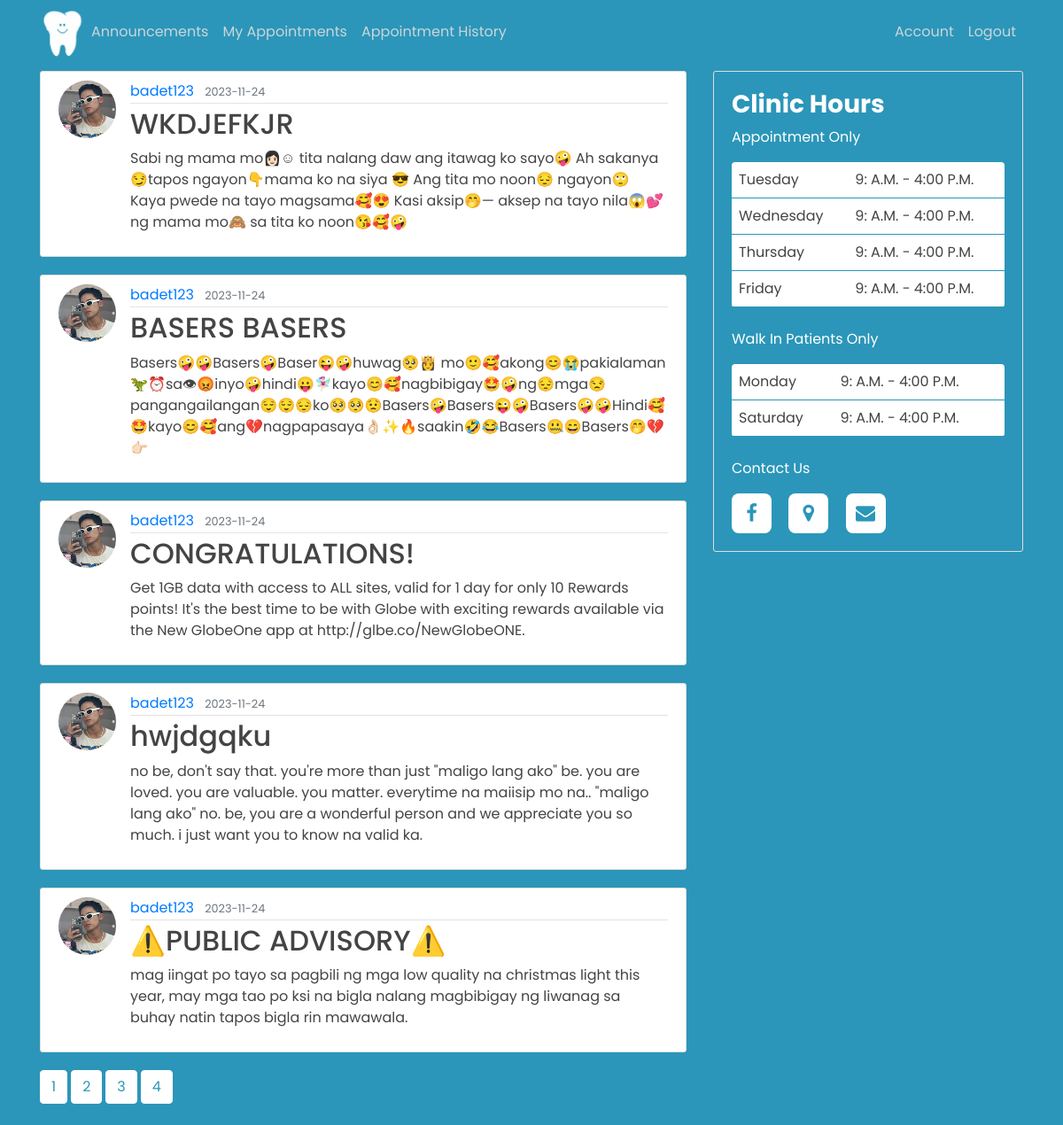
Screenshot of /announcement (signed in) with the database file from the repository.
### main/models.py (models this page shows, shortened)
class Post(db.Model):
    id = db.Column(db.Integer, primary_key=True)
    title = db.Column(db.String(100), nullable=False)
    date_posted = db.Column(db.DateTime, nullable=False, default=datetime.utcnow)
    content = db.Column(db.Text, nullable=False)
    user_id = db.Column(db.Integer, db.ForeignKey('user.id'), nullable=False)

class User(db.Model, UserMixin):
    id = db.Column(db.Integer, primary_key=True)
    FName = db.Column(db.String(30), nullable=False)
    MidName = db.Column(db.String(30), nullable=True)
    LName = db.Column(db.String(30), nullable=False)
    gender = db.Column(db.String(10), nullable=False)
    birthday = db.Column(db.String(8), nullable=False)
    age = db.Column(db.Integer, nullable=False)
    contact = db.Column(db.String(30), unique=True, nullable=False)
    address = db.Column(db.String(100), nullable=False)
    username = db.Column(db.String(20), unique=True, nullable=False)
    email = db.Column(db.String(120), unique=True, nullable=False)
    image_file = db.Column(db.String(20), nullable=False, default='default.jpg')
    password = db.Column(db.String(60), nullable=False)
    posts = db.relationship('Post', backref='author', lazy=True)

### main/routes.py (the view)
@app.route("/announcement")
@login_required
def announcement():
    if current_user.is_authenticated:
        page = request.args.get('page', 1, type=int)
        posts = Post.query.order_by(Post.date_posted.desc()).paginate(page=page, per_page=5)
        return render_template('announcement.html', title='Announcement', posts=posts)

### main/models.py (called while the page is built)
@login_manager.user_loader
def load_user(user_id):
    return User.query.get(int(user_id))

### main/templates/announcement.html (shortened to what this page needs)
<!DOCTYPE html>
<html>
  <head>
    <link rel="stylesheet" href="https://cdnjs.cloudflare.com/ajax/libs/font-awesome/4.7.0/css/font-awesome.min.css">
    <link rel="stylesheet" type="text/css" href="{{ url_for('static', filename='announcement.css') }}">
  </head>
  <body style="background-color: #2b96b9;">
    <div class="container">
      <div class="row">
        <div class="col-md-8">
          {% for post in posts.items %}
          <fieldset>
            <article class="media content-section">
              <img class="rounded-circle article-img" src="{{ url_for('static', filename = 'profile_pics/' + post.author.image_file) }}">
              <div class="media-body">
                <div class="article-metadata">
                  <a class="mr-2" href="#">{{ post.author.username }}</a>
                  <small class="text-muted">{{ post.date_posted.strftime('%Y-%m-%d') }}</small>
                </div>
                <h2><a class="article-title" href="{{ url_for('post', post_id=post.id) }}">{{ post.title }}</a></h2>
                <p class="article-content">{{ post.content }}</p>
              </div>
            </article>
          </fieldset>
          {% endfor %}
        </div>
        <div class="col-md-4">
          <div class="content-section">
            <h3>Clinic Hours</h3>
            <p>Appointment Only</p>
            <table>
              <tr>
                <td>Tuesday</td>
                <td>9: A.M. - 4:00 P.M.</td>
              </tr>
              <tr>
                <td>Wednesday</td>
                <td>9: A.M. - 4:00 P.M.</td>
              </tr>
              <tr>
                <td>Thursday</td>
                <td>9: A.M. - 4:00 P.M.</td>
              </tr>
              <tr>
                <td>Friday</td>
                <td>9: A.M. - 4:00 P.M.</td>
            </tr>
            </table>
            <br>
            <p>Walk In Patients Only</p>
            <table>
              <tr>
                <td>Monday</td>
                <td>9: A.M. - 4:00 P.M.</td>
              </tr>
              <tr>
                <td>Saturday</td>
                <td>9: A.M. - 4:00 P.M.</td>
              </tr>
            </table>
            <br>
            <p>Contact Us</p>
            <div class="contact-icons">
              <a href="https://www.facebook.com/smileplazaDC" target="_blank"><i class='fa fa-facebook-f' ></i></a>
              <a href="https://maps.app.goo.gl/792nLswoVTeMA8ZG7" target = "_blank"><i class='fa fa-map-marker' ></i></a>
              <a href="#contact" ><i class='fa fa-envelope'></i></a>
            </div>
          </div>
        </div>
      </div>
      <div class="pagination">
        {% for page_num in posts.iter_pages(left_edge=1, right_edge=1, left_current=1, right_current=2) %}
          {% if page_num %}
            {% if posts.page_num == page_num %}
              <a class="btn btn-info mb-4 mr-1" href="{{ url_for('announcement', page=page_num) }}">{{ page_num }}</a>
            {% else %}
              <a class="btn btn-outline-info mb-4 mr-1" href="{{ url_for('announcement', page=page_num) }}">{{ page_num }}</a>
            {% endif %}
          {% else %}
            ...
          {% endif %}
        {% endfor %}
      </div>
    </div>
    {% if current_user.is_authenticated %}
      {% if current_user.id == 3 %}
        {% extends "admin_nav.html" %}
      {% else %}
        {% extends "customer_nav.html" %}
      {% endif %}
    {% endif %}

### main/templates/customer_nav.html (shortened to what this page needs)
<!DOCTYPE html>
<html>
  <head>
      <link rel="stylesheet" href="https://maxcdn.bootstrapcdn.com/bootstrap/4.0.0/css/bootstrap.min.css">
      <link rel="stylesheet" type="text/css" href="{{ url_for('static', filename='main.css') }}">
  </head>
  <body>
    <header class="site-header">
        <nav class="navbar navbar-expand-md navbar-dark bg-steel fixed-top">
          <div class="container">
            <img src="{{ url_for('static', filename = 'images/toothlogo2.png') }}" class="logo" alt="logo">
            <div class="collapse navbar-collapse" id="navbarToggle">
                <div class="navbar-nav mr-auto">
                    <a class="nav-item nav-link" href="/announcement">Announcements</a>
                    <a class="nav-item nav-link" href="/appointment" >My Appointments</a>
                    <a class="nav-item nav-link" href="/" onclick="return false;">Appointment History</a>
                </div>
                <div class="navbar-nav">
                    <a class="nav-item nav-link" href="{{ url_for('account') }}">Account</a>
                    <a class="nav-item nav-link" href="{{ url_for('logout') }}">Logout</a>
                </div>
            </div>
          </div>
        </nav>
    </header>
  </body>
</html>

### main/static/announcement.css (style rules this page uses)
:root { --first-color: #2b96b9; --second-color: #000; --third-color: #b9f1ee; --fourth-color: #1ccae5; --main-color: #056892; --bg-color: #fff; --text-color: #000; --big-font: 5rem; --h2-font: 3rem; --p-font: 1.1rem; }
body { background-color: #2b96b9; margin-top: 5rem; }
h1, h2, h3, h4, h5, h6 { color: #444444; }
.bg-steel { background-color: #5f788a; }
.content-section { background: #ffffff; padding: 10px 20px; border: 1px solid #dddddd; border-radius: 3px; margin-bottom: 20px; }
.article-title { color: #444444; }
.article-content { color: #444444; white-space: pre-line; }
.article-img { height: 65px; width: 65px; margin-right: 16px; }
.article-metadata { padding-bottom: 1px; margin-bottom: 4px; border-bottom: 1px solid #e3e3e3 }
.container .row .col-md-4 .content-section h3 { font-weight: bold; }
.container .content-section h3 { color: #fff; }
div.content-section { background-color: #2b96b9; padding: 20px; color: #fff; }
.content-section .contact-icons i { height: 45px; width: 45px; background: var(--bg-color); color: var(--first-color); font-size: 22px; display: inline-flex; align-items: center; justify-content: center; border-radius: 8px; margin-right: 15px; transition: all .45s ease; }
.pagination a { background-color: #fff; border-color: #fff; color: #2b96b9; }
table { border-radius: 4px; border-collapse: collapse; width: 100%; background-color: #fff; }
td { border-bottom: 1px solid #2b96b9; padding: 8px; color: #444444; }

### main/static/main.css (style rules this page uses)
* { font-family: 'Poppins', 'Sans-serif'; }
:root { --first-color: #2b96b9; --second-color: #000; --third-color: #b9f1ee; --fourth-color: #1ccae5; --main-color: #056892; --bg-color: #fff; --text-color: #000; --big-font: 5rem; --h2-font: 3rem; --p-font: 1.1rem; }
body { background: #fafafa; color: var(--first-color); margin-top: 5rem; }
.content-section { padding-top: 10%; }
h1, h2, h3, h4, h5, h6 { color: var(--text-color); }
.bg-steel { background-color: #2b96b9; }
.site-header .navbar-nav .nav-link { color: #cbd5db; font-weight: normal; transition: font-weight 0.1s; }
.logo { width: 50px; height: auto; cursor: pointer; }
.content-section { background: #ffffff; padding: 10px 20px; border: 1px solid #dddddd; border-radius: 3px; margin-bottom: 20px; }
.article-title { color: #444444; }
.article-content { white-space: pre-line; }
.article-img { height: 65px; width: 65px; margin-right: 16px; }
.article-metadata { padding-bottom: 1px; margin-bottom: 4px; border-bottom: 1px solid #e3e3e3 }

### rows the page displays
Post: image_file (picture), author.username "badet123", date_posted "2023-11-24", title "WKDJEFKJR", content "Sabi ng mama mo👩🏻☺ tita nalang daw ang itawag ko sayo🤪 Ah sakanya 😏tapos ngayon👇mama ko na siya 😎 Ang tita mo noon😔 ngayon🙄 Kaya pwede na tayo magsama🥰😍 Kasi aksip🤭— aksep na tayo nila😱💕ng mama mo🙈 sa tita ko noon😘🥰🤪"
Post: image_file (picture), author.username "badet123", date_posted "2023-11-24", title "BASERS BASERS", content "Basers🤪🤪Basers🤪Baser😜🤪huwag🥺👸 mo🙂🥰akong😊😭pakialaman🦖⏰sa👁😡inyo🤪hindi😛🧚🏻‍♀️kayo😊🥰nagbibigay🤩🤪ng😔mga😒pangangailangan😌😌😔ko🥺🥺😟Basers🤪Basers😜🤪Basers🤪🤪Hindi🥰🤩kayo😊🥰ang💔nagpapasaya👌🏻✨🔥saakin🤣😂Basers🤐😄Basers🤭💔👉🏻"
Post: image_file (picture), author.username "badet123", date_posted "2023-11-24", title "CONGRATULATIONS!", content "Get 1GB data with access to ALL sites, valid for 1 day for only 10 Rewards points! It's the best time to be with Globe with exciting rewards available via the New GlobeOne app at http://glbe.co/NewGlobeONE."
Post: image_file (picture), author.username "badet123", date_posted "2023-11-24", title "hwjdgqku", content "no be, don't say that. you're more than just \"maligo lang ako\" be. you are loved. you are valuable. you matter. everytime na maiisip mo na.. \"maligo lang ako\" no. be, you are a wonderful person and we appreciate you so much. i just want you to know na valid ka."
Post: image_file (picture), author.username "badet123", date_posted "2023-11-24", title "⚠️PUBLIC ADVISORY⚠️", content "mag iingat po tayo sa pagbili ng mga low quality na christmas light this year, may mga tao po ksi na bigla nalang magbibigay ng liwanag sa buhay natin tapos bigla rin mawawala."

### other values shown
{{ page_num }} "1" "2" "3" "4"
